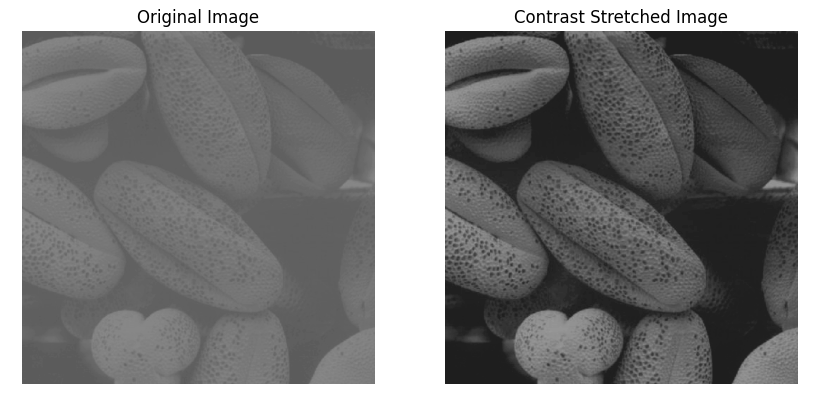

The script that drew this image:
import numpy as np
from PIL import Image
import matplotlib.pyplot as plt

# 定义 Piecewise_Linear_Transformation 函数
def piecewise_linear_transformation(r, r1, r2, s1, s2, L=256):
    """
    对给定的灰度值 r 应用分段线性对比度拉伸变换.
    
    :param r: 输入的灰度值，要求是 [0, L-1] 范围内的整数
    :param r1: 第一个输入灰度分段阈值，要求满足 0 <= r1 < r2 < L-1
    :param r2: 第二个输入灰度分段阈值
    :param s1: 第一个输出灰度值，映射到 r1
    :param s2: 第二个输出灰度值，映射到 r2
    :param L: 灰度级别, 默认值为 256, 表示输入图像的灰度范围是 [0, 255]
    
    :return: 对应的输出灰度值 s, 若输入灰度值 r 无效，则返回 None
    """
    
    # 检查输入灰度值 r 是否在 [0, L-1] 范围内
    if not (0 <= r <= L - 1):
        print(f"Invalid input intensity value r = {r}, should be an integer within [0,{L-1}]")
        return None
    
    # 第一段: 对应 0 <= r <= r1 的灰度值线性映射
    if 0 <= r <= r1:
        return (s1 / r1) * r
    
    # 第二段: 对应 r1 < r <= r2 的灰度值线性映射
    elif r1 < r <= r2:
        return s1 + ((s2 - s1) / (r2 - r1)) * (r - r1)
    
    # 第三段: 对应 r2 < r <= L-1 的灰度值线性映射
    elif r2 < r <= L - 1:
        return s2 + ((L - 1 - s2) / (L - 1 - r2)) * (r - r2)
    
    # 默认情况下不会进入此分支，但为了安全性也处理一下无效输入
    else:
        print(f"Unexpected input value r = {r}")
        return None

# 应用分段线性变换到整个图像
def apply_contrast_stretching(image, r1, r2, s1, s2, L=256):
    """
    将分段线性变换应用到输入的灰度图像.
    :param image: 输入灰度图像的二维numpy数组
    :param r1, r2, s1, s2: 变换中的阈值和输出值
    :param L: 灰度值的级数，默认为 256
    :return: 经过对比度拉伸的图像
    """
    # 获取图像的尺寸
    height, width = image.shape
    print(f"height = {height}, width = {width}")

    # 创建新的图像数组用于存储输出图像
    stretched_image = np.zeros_like(image, dtype=np.uint8)
    
    # 对每个像素应用分段线性变换
    for i in range(height):
        for j in range(width):
            stretched_image[i, j] = piecewise_linear_transformation(image[i, j], r1, r2, s1, s2, L)

    return stretched_image

# 读取图像，应用对比度拉伸，并显示结果
def in_and_out(image_name, a1=3/8, a2=5/8, b1=1/8, b2=7/8):
    """
    读取图像，应用分段线性对比度拉伸，并显示和保存结果。
    :param image_name: 输入图像的文件名
    :param a1, a2: 输入灰度值比例（默认为图像灰度范围的 3/8 到 5/8 之间）
    :param b1, b2: 输出灰度值比例（默认为图像灰度范围的 1/8 到 7/8 之间）
    """
    
    # 读取灰度图像
    input_image = Image.open(image_name).convert("L")
    image_array = np.array(input_image)
    
    # 获取灰度值的级数 L
    L = 256  # 假设输入图像是8位灰度图像，灰度级别为256
    
    # 定义对比度拉伸参数
    r1 = max(a1 * L, 0)  # 确保 r1 不小于 0
    r2 = min(a2 * L, L - 1)  # 确保 r2 不超过 L-1
    s1 = max(b1 * L, 0)  # 确保 s1 不小于 0
    s2 = min(b2 * L, L - 1)  # 确保 s2 不超过 L-1
    print(f"[r1, r2] = [{r1}, {r2}], [s1, s2] = [{s1}, {s2}]")
    
    # 应用分段线性对比度拉伸
    stretched_image = apply_contrast_stretching(image_array, r1, r2, s1, s2, L)
    
    # 转换为PIL图像
    output_image = Image.fromarray(stretched_image)

    # 显示原始图像和拉伸后的图像
    plt.figure(figsize=(10, 5))
    
    plt.subplot(1, 2, 1)
    plt.title("Original Image")
    plt.imshow(input_image, cmap="gray", vmin=0, vmax=255)
    plt.axis("off")
    
    plt.subplot(1, 2, 2)
    plt.title("Contrast Stretched Image")
    plt.imshow(output_image, cmap="gray", vmin=0, vmax=255)
    plt.axis("off")
    
    plt.show()

    # 保存拉伸后的图像
    output_image.save('Contrast_Streched_'+ str(image_name))

# 主函数
def main():
    """
    主函数，用于运行对比度拉伸算法。
    """
    # 调用 in_and_out 函数处理图像
    in_and_out("DIP 3.10 (pollen).tif")

if __name__ == "__main__":
    main()
